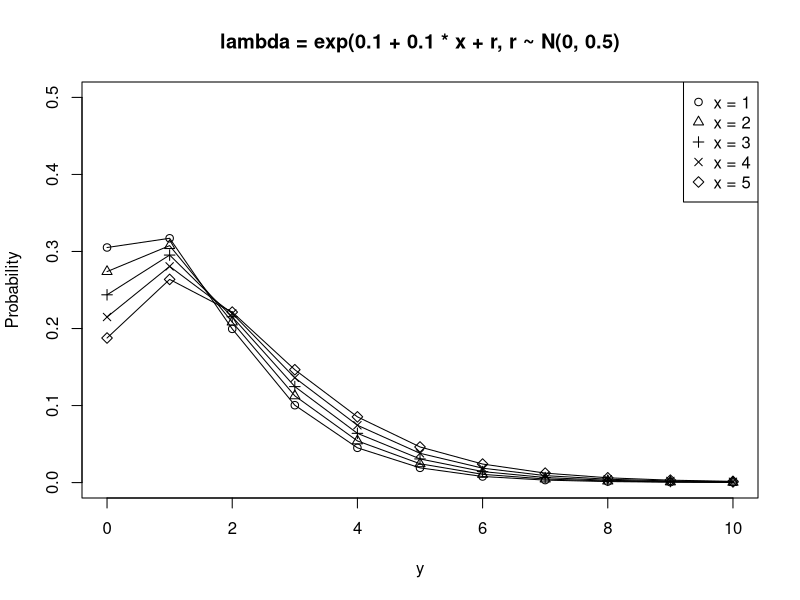
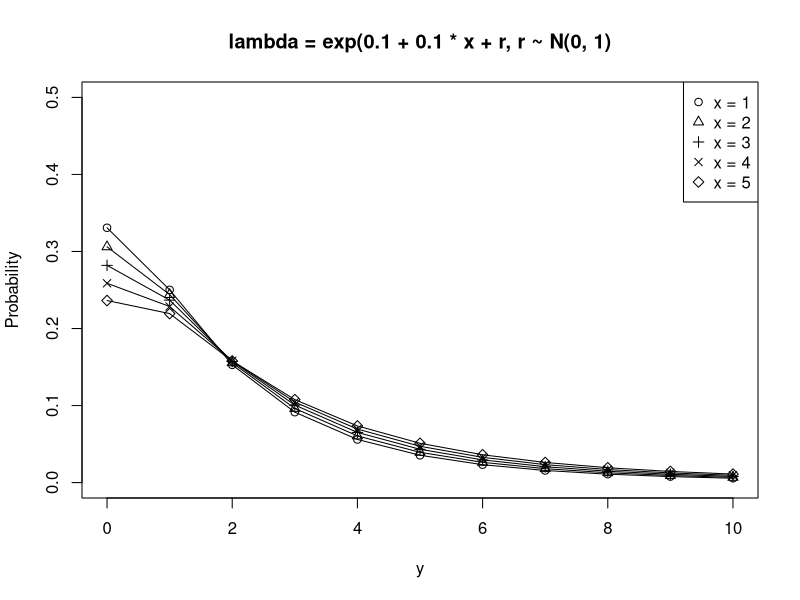
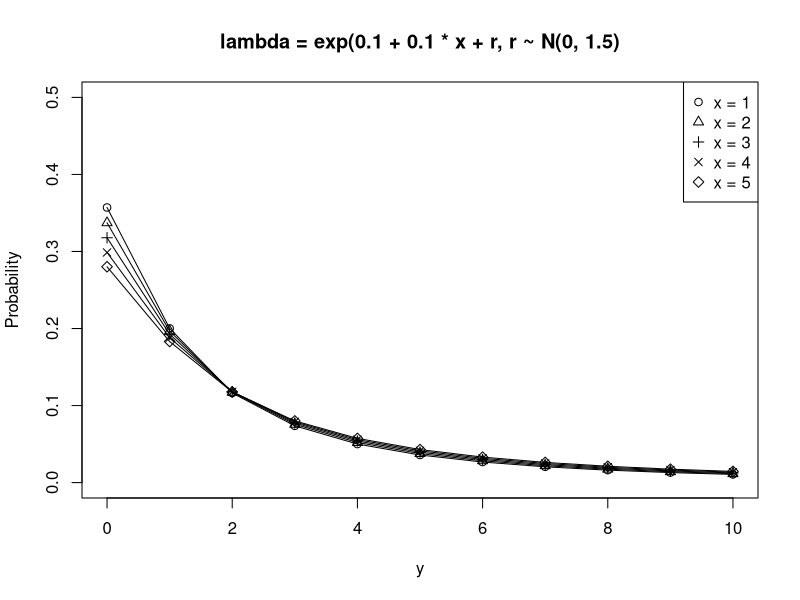
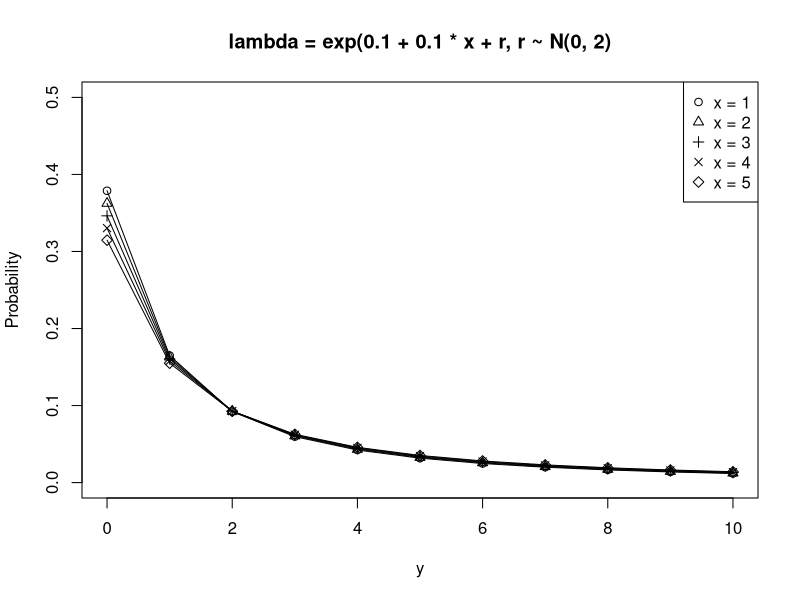
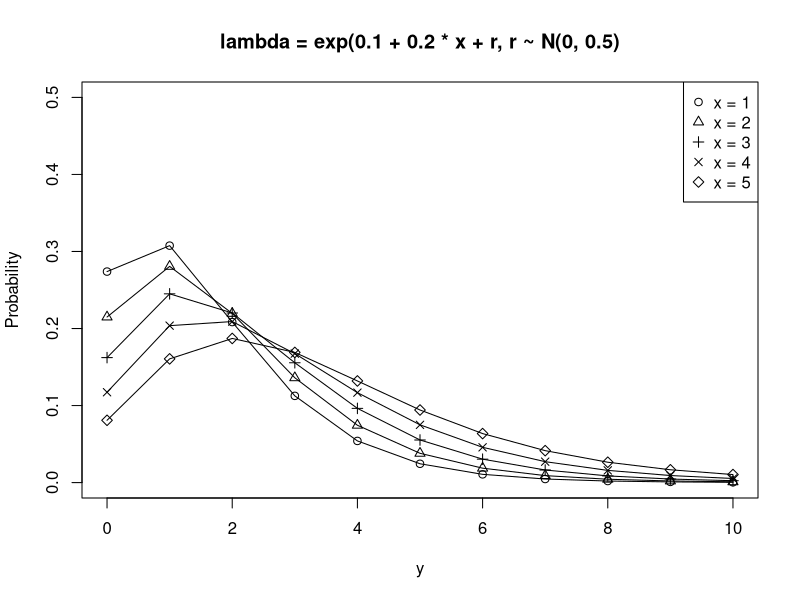
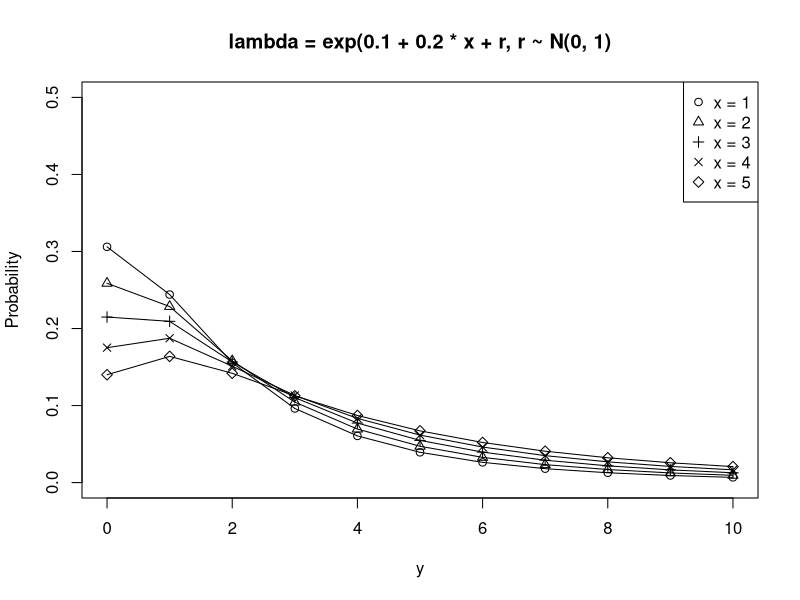
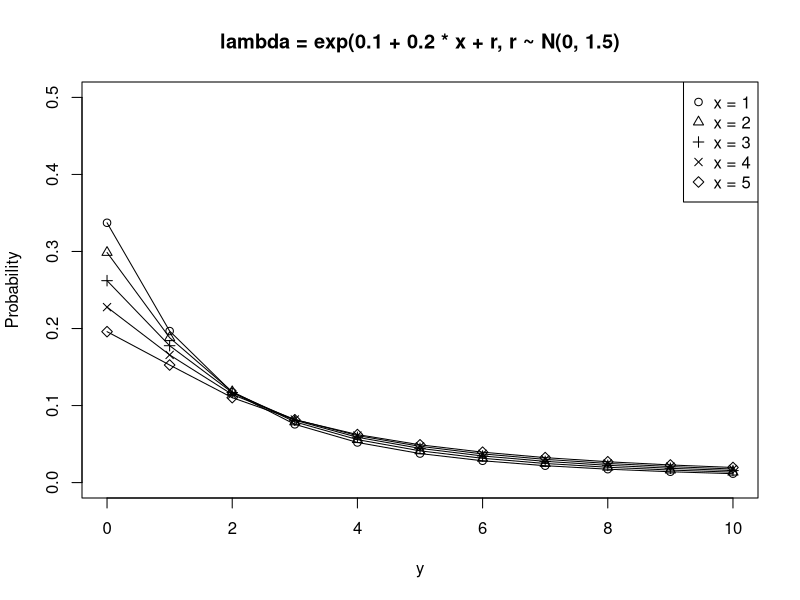
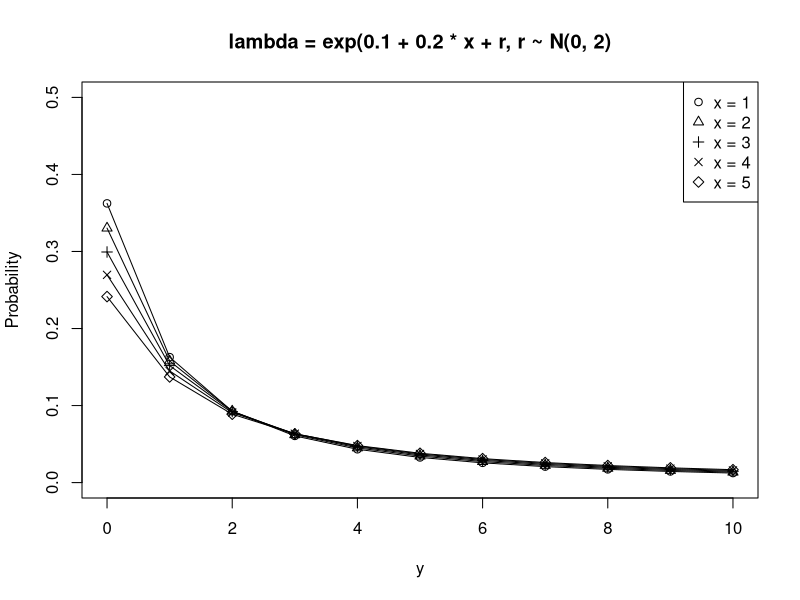

The R script that drew these images, in order:
linkFunction <- function(b1, b2, x) {
  function(r) {
    exp(b1 + b2 * x + r)
  }
}

distribution <- function(s, linkFunction) {
  l <- match.fun(linkFunction)
  function(y) {
    sum <- 0
    for (r in seq(-100, 100, by = 0.1)) {
      sum <- sum + dpois(y, l(r)) * dnorm(r, mean = 0, sd = s) * 0.1
    }
    sum
  }
}

xl <- "y"
yl <- "Probability"
xs <- 1:5
ys <- 0:10
b1 <- 0.1
legends = paste0("x = ", xs)
for (b2 in seq(0.1, 0.5, by = 0.1)) {
  for (s in c(0.5, 1.0, 1.5, 2.0)) {
    title <- paste0("lambda = exp(", b1, " + ", b2, " * x + r, r ~ N(0, ", s, ")")
    plot(0, 0, type = "n", xlim = c(0, 10), ylim = c(0.0, 0.5), main = title, xlab = xl, ylab = yl)
    for (i in 1:5) {
      l <- linkFunction(b1, b2, xs[i])
      d <- distribution(s, l)
      lines(ys, d(ys), type = "l")
      points(ys, d(ys), pch = i)
    }
    legend("topright", legend = legends, pch = 1:5)
  }
}
